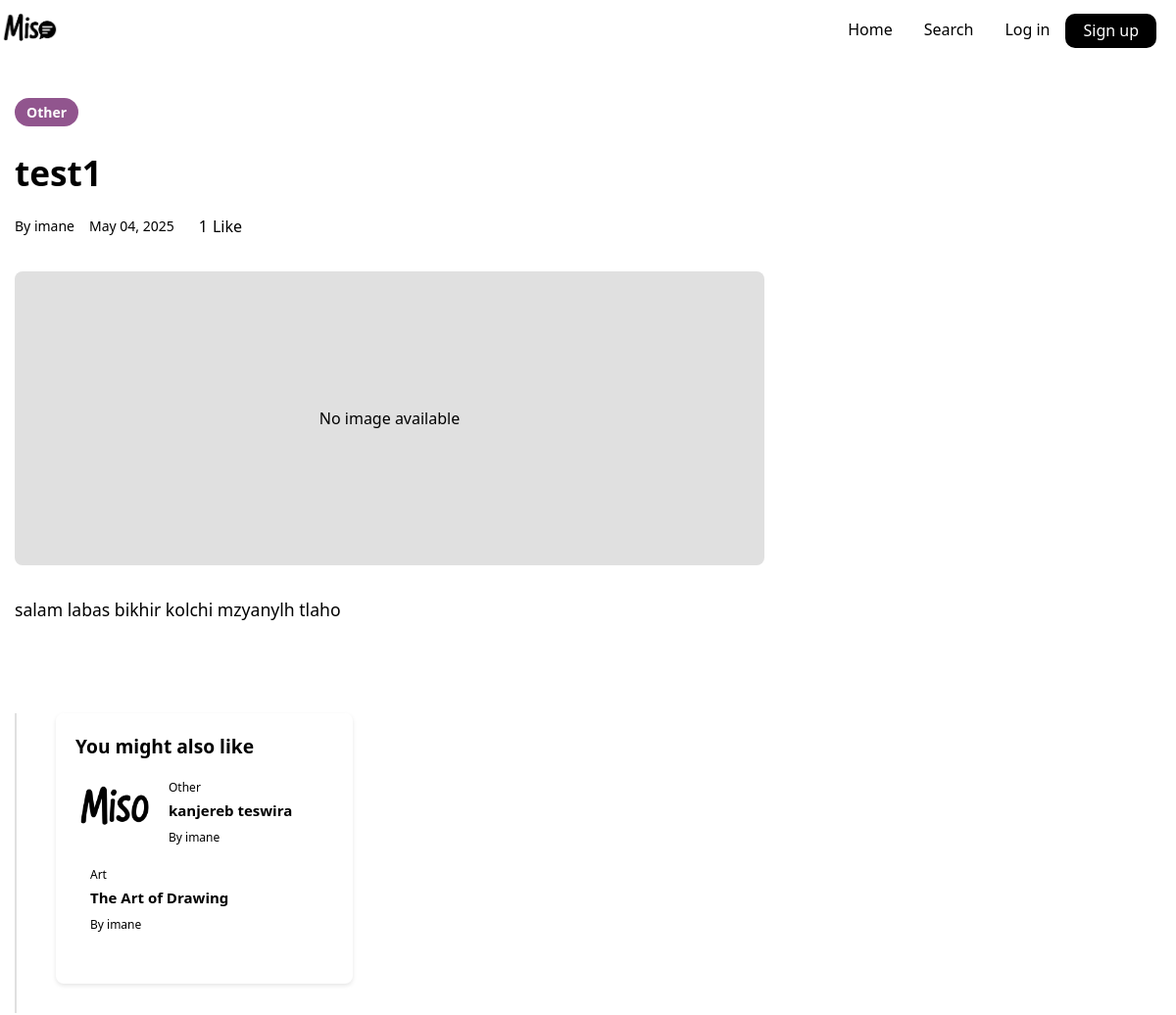
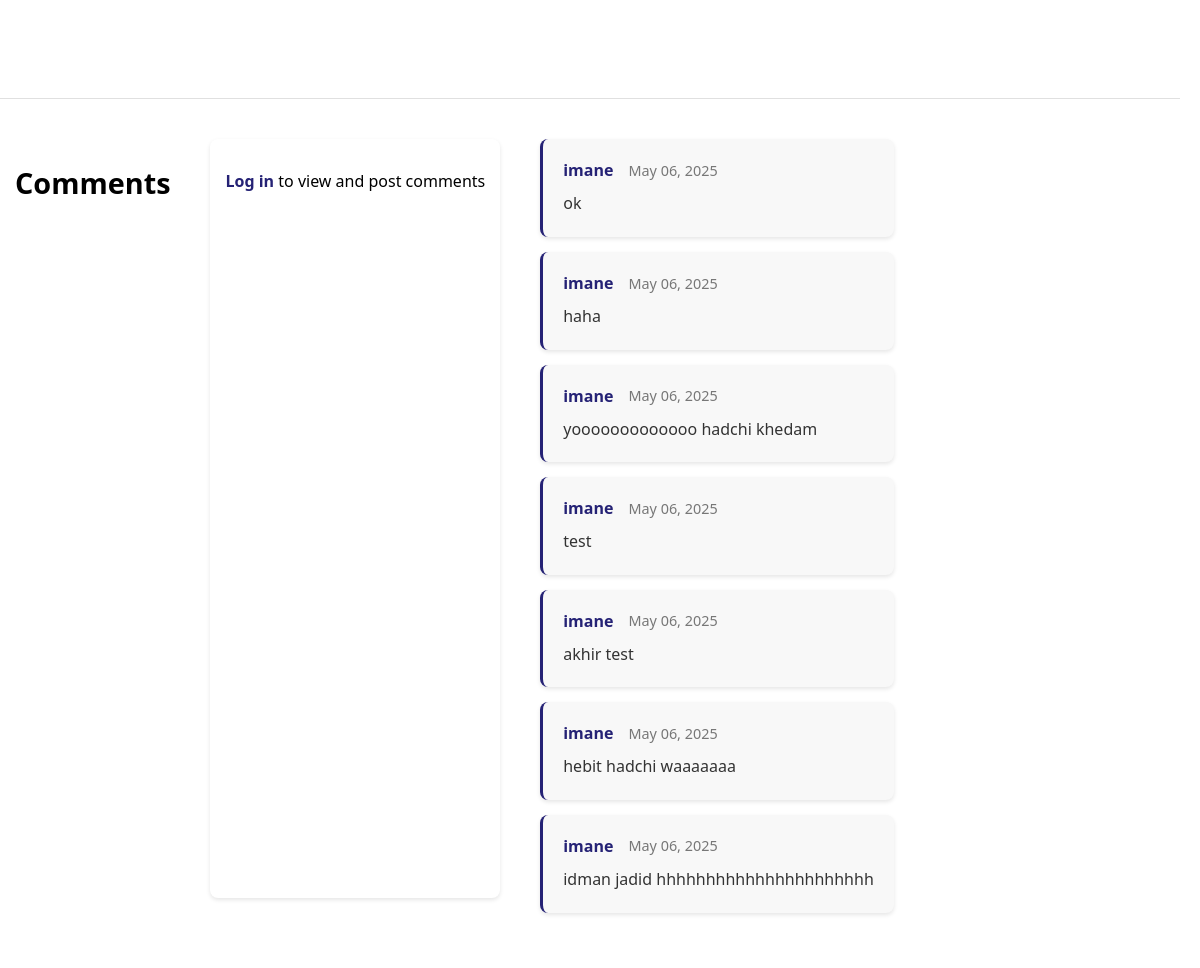
Page /article_be/6 on the committed database (2 pictures, top to bottom).
### app.py (models this page shows)
class Article(db.Model):
    id = db.Column(db.Integer, primary_key=True)
    title = db.Column(db.String(200), nullable=False)
    content = db.Column(db.Text, nullable=False)
    excerpt = db.Column(db.String(300))
    category = db.Column(db.String(50), nullable=False)
    date = db.Column(db.String(50), default=lambda: datetime.now(timezone.utc).strftime('%B %d, %Y'))
    image_url = db.Column(db.String(200), default='default_article.jpg')
    author_id = db.Column(db.Integer, db.ForeignKey('user.id'), nullable=False)

class User(db.Model):
    id = db.Column(db.Integer, primary_key=True)
    username = db.Column(db.String(80), unique=True, nullable=False)
    email = db.Column(db.String(120), unique=True, nullable=False)
    password = db.Column(db.String(200), nullable=False)
    profile_pic = db.Column(db.String(200), default='default.jpg')
    articles = db.relationship('Article', backref='author', lazy=True)
    liked_articles = db.relationship(
        'Like',
        backref='user',
        lazy=True,
        foreign_keys='Like.user_id'
    )

class Comment(db.Model):
    id = db.Column(db.Integer, primary_key=True)
    text = db.Column(db.Text, nullable=False)
    timestamp = db.Column(db.DateTime, default=datetime.now(timezone.utc))
    author_id = db.Column(db.Integer, db.ForeignKey('user.id'), nullable=False)
    article_id = db.Column(db.Integer, db.ForeignKey('article.id'), nullable=False)
    author = db.relationship('User', backref='comments')
    article = db.relationship('Article', backref='comments')

### app.py (the view)
@app.route('/article_be/<int:id>')
def article_be(id):
    article = Article.query.get_or_404(id)
    suggested_articles = get_suggested_articles(article)
    return render_template('article_be.html',
                         article=article,
                         suggested_articles=suggested_articles)

### app.py (called while the page is built)
def get_suggested_articles(article, limit=3):
    same_category = Article.query.filter(
        Article.category == article.category,
        Article.id != article.id
    ).order_by(db.func.random()).limit(2).all()
    random_article = Article.query.filter(
        Article.id != article.id,
        ~Article.id.in_([a.id for a in same_category])
    ).order_by(db.func.random()).first()
    return same_category + ([random_article] if random_article else [])

### templates/article_be.html (shortened to what this page needs)
<!DOCTYPE html>
<html lang="en">
<head>
    <link rel="stylesheet" href="{{ url_for('static', filename='css/article.css') }}">
</head>
<body>
    <nav class="navbar">
        <a href="{{ url_for('home') }}" class="mi">
            <img src="{{ url_for('static', filename='images/logo.png') }}" alt="Miso Logo" class="logo-img">
        </a>
        <div class="navbar-links">
            <ul>
                <li><a href="{{ url_for('home') }}">Home</a></li>
                <li><a href="{{ url_for('search_be') }}">Search</a></li>
                <li><a href="{{ url_for('login') }}">Log in</a></li>
                <li><a href="{{ url_for('signup') }}" class="sign">Sign up</a></li>
            </ul>
        </div>
    </nav>
    <main class="article-page">
        <div class="container">
            <article class="article-content">
                <header class="article-header">
                    <span class="category-badge" style="--category-color:
                        {% if article.category == 'art' %}#FF9FEE
                        {% elif article.category == 'culture' %}#B3B0FF
                        {% elif article.category == 'sport' %}#FD0261
                        {% elif article.category == 'economy' %}#aae354
                        {% elif article.category == 'technology' %}#A4A1AA
                        {% elif article.category == 'health' %}#524F56
                        {% elif article.category == 'entrepreneurship' %}#252275
                        {% else %}#91558e{% endif %}">
                        {{ article.category|capitalize }}
                    </span>
                    <h1>{{ article.title }}</h1>
                    <div class="meta">
                        <span>By {{ article.author.username }}</span>
                        <span>{{ article.date }}</span>
                        <button class="like-btn" onclick="toggleLike({{ article.id }})">
                            <span class="like-count">{{ article.likes|length }}</span>
                            <span class="like-text">{% if liked %}Liked{% else %}Like{% endif %}</span>
                        </button>
                    </div>
                </header>
                <div class="article-image">
                    {% if article.image_url and article.image_url != 'default_article.jpg' %}
                    <img src="{{ url_for('static', filename='uploads/' + article.image_url) }}" alt="{{ article.title }}">
                    {% else %}
                    <div class="image-placeholder">
                        <span>No image available</span>
                    </div>
                    {% endif %}
                </div>
                <div class="article-body">
                    {{ article.content }}
                </div>
            </article>
            <aside class="article-sidebar">
                <div class="sidebar-card">
                    <h3>You might also like</h3>
                    <div class="suggested-articles">
                        {% for suggested in suggested_articles %}
                        <a href="{{ url_for('article_be', id=suggested.id) }}" class="suggested-article">
                            {% if suggested.image_url and suggested.image_url != 'default_article.jpg' %}
                            <img src="{{ url_for('static', filename='uploads/' + suggested.image_url) }}" alt="{{ suggested.title }}">
                            {% else %}
                            <div class="image-placeholder small"></div>
                            {% endif %}
                            <div class="article-info">
                                <span class="category">{{ suggested.category|capitalize }}</span>
                                <h4>{{ suggested.title|truncate(60) }}</h4>
                                <span class="author">By {{ suggested.author.username }}</span>
                            </div>
                        </a>
                        {% endfor %}
                    </div>
                </div>
            </aside>
        </div>
    </main>
    <section class="comments-section">
        <div class="container">
            <h2>Comments</h2>
            <div class="login-prompt">
                <p><a href="{{ url_for('login') }}">Log in</a> to view and post comments</p>
            </div>
            <div class="comments-list">
                {% if article.comments %}
                    {% for comment in article.comments %}
                    <div class="comment">
                        <div class="comment-header">
                            <span class="author">{{ comment.author.username }}</span>
                            <span class="date">{{ comment.timestamp.strftime('%b %d, %Y') }}</span>
                        </div>
                        <div class="comment-body">
                            {{ comment.text }}
                        </div>
                    </div>
                    {% endfor %}
                {% else %}
                    <div class="no-comments">
                        <p>No comments yet. Be the first to share your thoughts!</p>
                    </div>
                {% endif %}
                </div>
            </div>
    </section>
</body>
</html>

### rows in the picture
Article: category "Other", title "test1", date "May 04, 2025", content "salam labas bikhir kolchi mzyanylh tlaho"
User: author.username "imane"
Article: image_url (picture), category "Other", title "kanjereb teswira", author.username "imane"
Article: category "Art", title "The Art of Drawing", author.username "imane"
Comment: author.username "imane", timestamp "May 06, 2025", text "ok"
Comment: author.username "imane", timestamp "May 06, 2025", text "haha"
Comment: author.username "imane", timestamp "May 06, 2025", text "yooooooooooooo hadchi khedam"
Comment: author.username "imane", timestamp "May 06, 2025", text "test"
Comment: author.username "imane", timestamp "May 06, 2025", text "akhir test"
Comment: author.username "imane", timestamp "May 06, 2025", text "hebit hadchi waaaaaaa"
Comment: author.username "imane", timestamp "May 06, 2025", text "idman jadid hhhhhhhhhhhhhhhhhhhhhh"

### other values in the picture
{{ article.likes|length }} "1"
